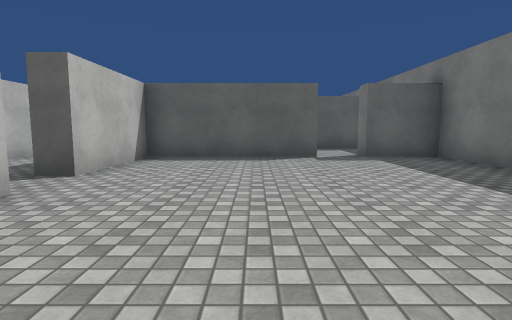
view 1 (above)

16 first-person views from a walk through a scene from a Unity 3-D project. The camera is 1.2 m above the floor, tilts 6° down and sees 80° across. The floor is counted in squares, 2 m on a side. Each view is taken from the middle of a square. On the plan, view 1 faces up. The plan holds only what a view shows up to about 9 squares ahead; the rest is blank. The place goes on beyond the plan. Some animated figures are left out. Surface patterns are stand-ins for the level's own textures.

view 2
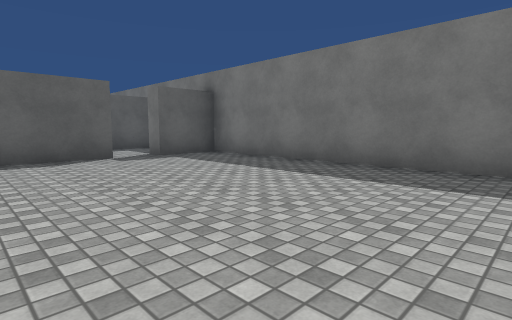

view 3
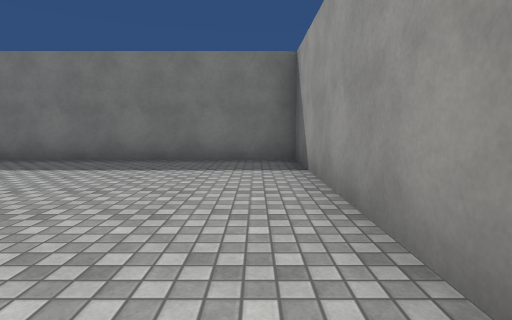

view 4
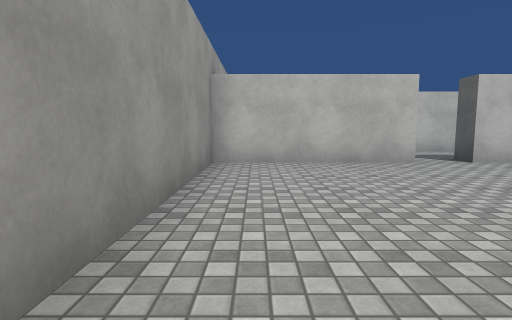

view 5
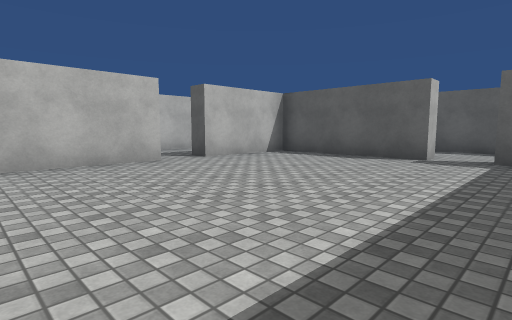

view 6
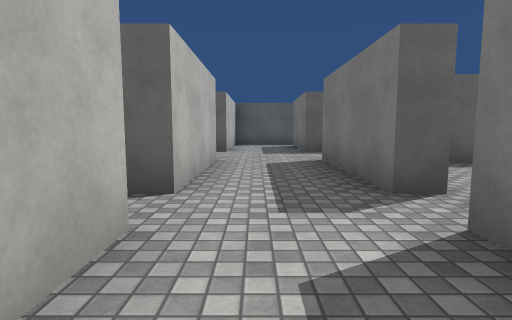

view 7
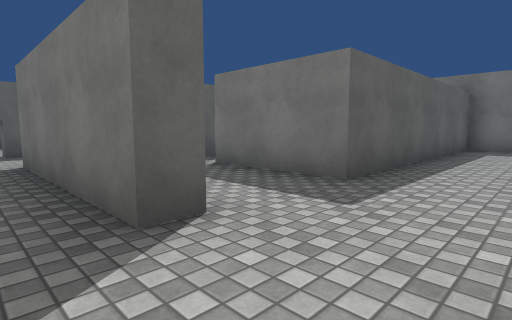

view 8
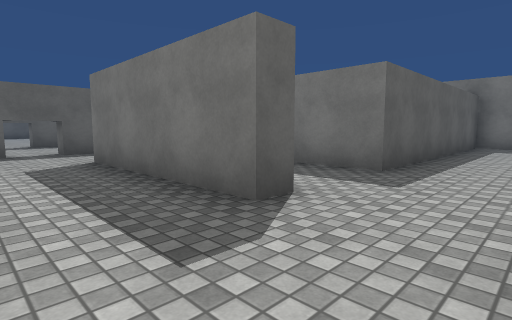

view 9
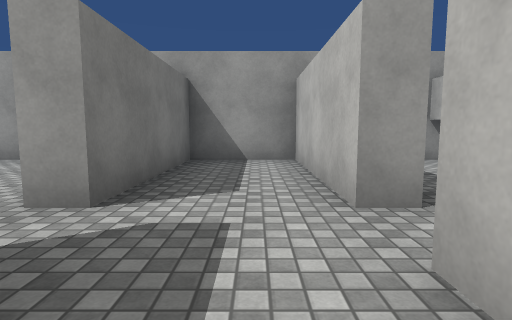

view 10
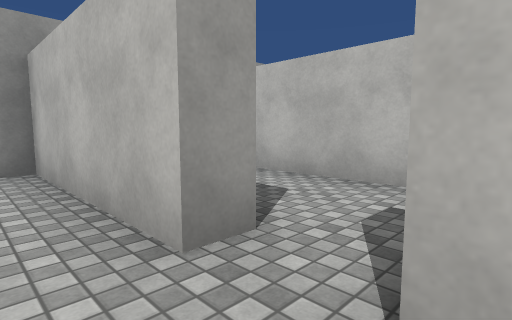

view 11
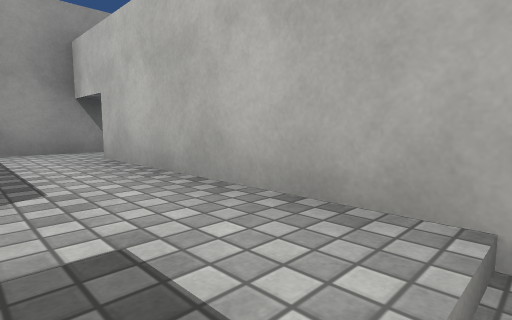

view 12
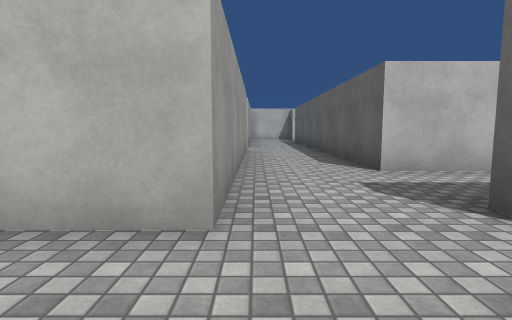

view 13
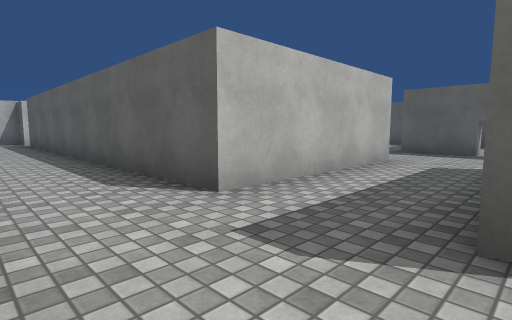

view 14
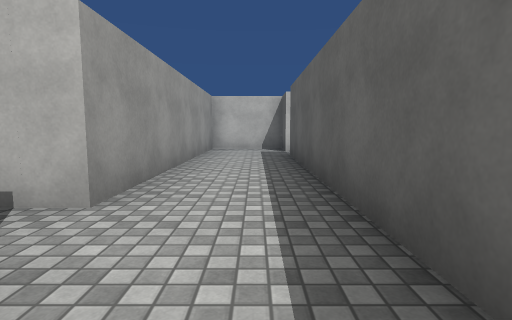

view 15
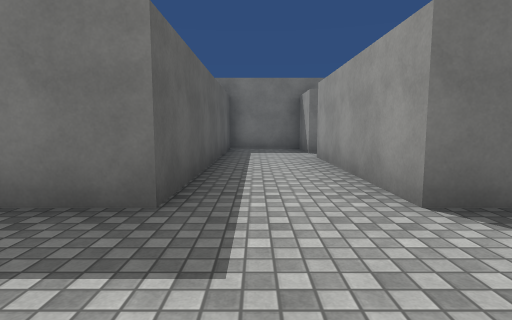

view 16
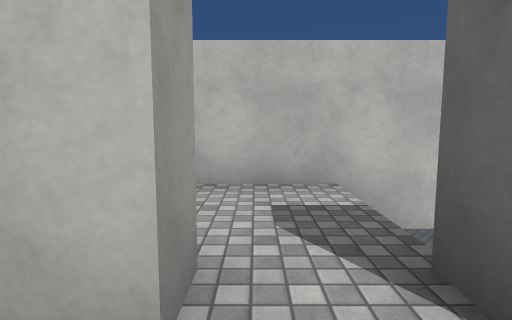

### Floor plan
Key: @ floor where view 1 was taken; # wall or solid block; . main floor; : floor 3 m higher than the main floor; / step, stairs or slope; v drop or lower ground.
Columns run from 19 left of view 1 to 4 right of it. Each row starts with its distance up from view 1.
 18              v
 17              vv
 16              vv
 15            .:v:
 14            ....
 13             ...
 12            #..#
 11            #..# #
 10            #..#.#
  9  :.#########..#.########
  8 :......................#
  7 :......#//////.........#
  6               #.#####.##
  5            #/ #.#......#
  4            #//#.#......#
  3            #...........#
  2            #..#.#......#
  1            #..#.#......#
  0            #..#.#..@...#
 -1            #############

Positions as (right, up) in squares from view 1, and headings:
1: (0, 0), facing up
2: (-1, 0), facing up-right
3: (-2, 0), facing right
4: (3, 0), facing left
5: (3, 0), facing up-left
6: (-4, 1), facing up
7: (-6, 7), facing up-right
8: (-7, 7), facing up-right
9: (-4, 5), facing down
10: (-4, 4), facing down-left
11: (-6, 4), facing down-left
12: (-3, 7), facing left
13: (-5, 7), facing up-left
14: (-10, 8), facing left
15: (-5, 8), facing right
16: (-4, 3), facing left
